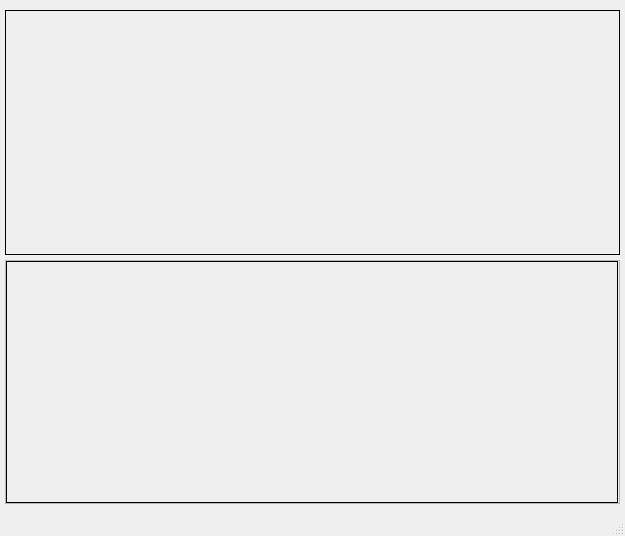
<?xml version="1.0" encoding="UTF-8"?>
<ui version="4.0">
 <class>HomeWindowClass</class>
 <widget class="QMainWindow" name="HomeWindowClass">
  <property name="geometry">
   <rect>
    <x>0</x>
    <y>0</y>
    <width>625</width>
    <height>536</height>
   </rect>
  </property>
  <property name="windowTitle">
   <string>MainWindow</string>
  </property>
  <widget class="QWidget" name="centralwidget">
   <layout class="QVBoxLayout" name="verticalLayout">
    <property name="spacing">
     <number>5</number>
    </property>
    <property name="leftMargin">
     <number>5</number>
    </property>
    <property name="topMargin">
     <number>5</number>
    </property>
    <property name="rightMargin">
     <number>5</number>
    </property>
    <property name="bottomMargin">
     <number>5</number>
    </property>
    <item>
     <widget class="TitleBarWidget" name="m_TitleBarWidget" native="true"/>
    </item>
    <item>
     <widget class="QFrame" name="m_HomeFrame">
      <property name="sizePolicy">
       <sizepolicy hsizetype="Expanding" vsizetype="Expanding">
        <horstretch>0</horstretch>
        <verstretch>0</verstretch>
       </sizepolicy>
      </property>
      <property name="frameShape">
       <enum>QFrame::Box</enum>
      </property>
      <property name="frameShadow">
       <enum>QFrame::Plain</enum>
      </property>
     </widget>
    </item>
    <item>
     <widget class="QFrame" name="m_HorizLayoutFrame">
      <property name="frameShape">
       <enum>QFrame::StyledPanel</enum>
      </property>
      <property name="frameShadow">
       <enum>QFrame::Plain</enum>
      </property>
      <property name="lineWidth">
       <number>2</number>
      </property>
      <layout class="QHBoxLayout" name="horizontalLayout">
       <property name="spacing">
        <number>1</number>
       </property>
       <property name="leftMargin">
        <number>0</number>
       </property>
       <property name="topMargin">
        <number>0</number>
       </property>
       <property name="rightMargin">
        <number>0</number>
       </property>
       <property name="bottomMargin">
        <number>0</number>
       </property>
       <item>
        <widget class="QFrame" name="m_PlayerFrame">
         <property name="sizePolicy">
          <sizepolicy hsizetype="Expanding" vsizetype="Expanding">
           <horstretch>0</horstretch>
           <verstretch>0</verstretch>
          </sizepolicy>
         </property>
         <property name="frameShape">
          <enum>QFrame::Box</enum>
         </property>
         <property name="frameShadow">
          <enum>QFrame::Plain</enum>
         </property>
        </widget>
       </item>
       <item>
        <widget class="QFrame" name="m_ActivityFrameRight">
         <property name="frameShape">
          <enum>QFrame::Box</enum>
         </property>
         <property name="frameShadow">
          <enum>QFrame::Plain</enum>
         </property>
        </widget>
       </item>
      </layout>
     </widget>
    </item>
    <item>
     <widget class="QFrame" name="m_ActivityFrameBottom">
      <property name="frameShape">
       <enum>QFrame::Box</enum>
      </property>
      <property name="frameShadow">
       <enum>QFrame::Plain</enum>
      </property>
     </widget>
    </item>
   </layout>
  </widget>
  <widget class="QStatusBar" name="statusbar"/>
 </widget>
 <customwidgets>
  <customwidget>
   <class>TitleBarWidget</class>
   <extends>QWidget</extends>
   <header location="global">TitleBarWidget.h</header>
   <container>1</container>
  </customwidget>
 </customwidgets>
 <resources/>
 <connections/>
</ui>
